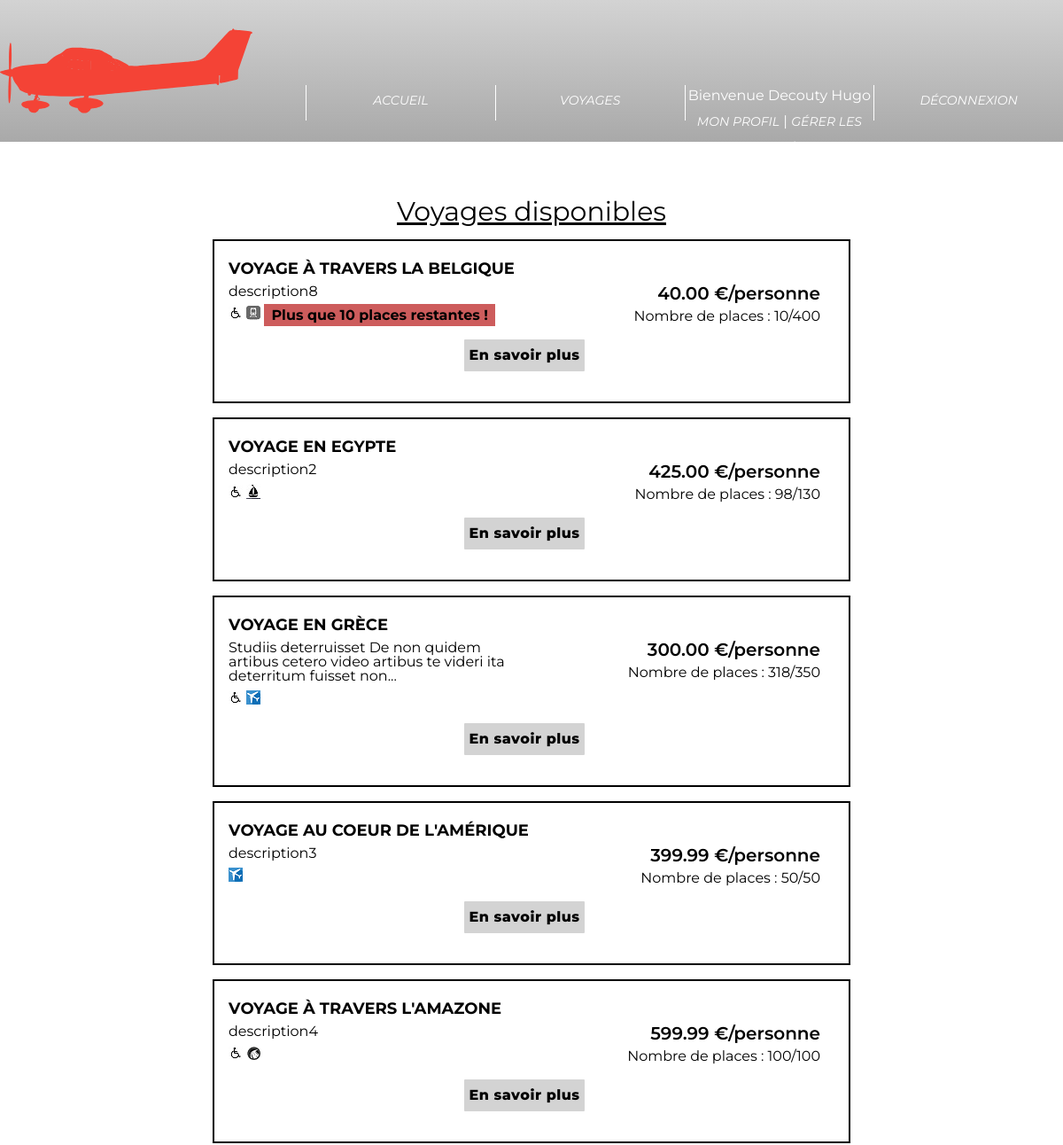
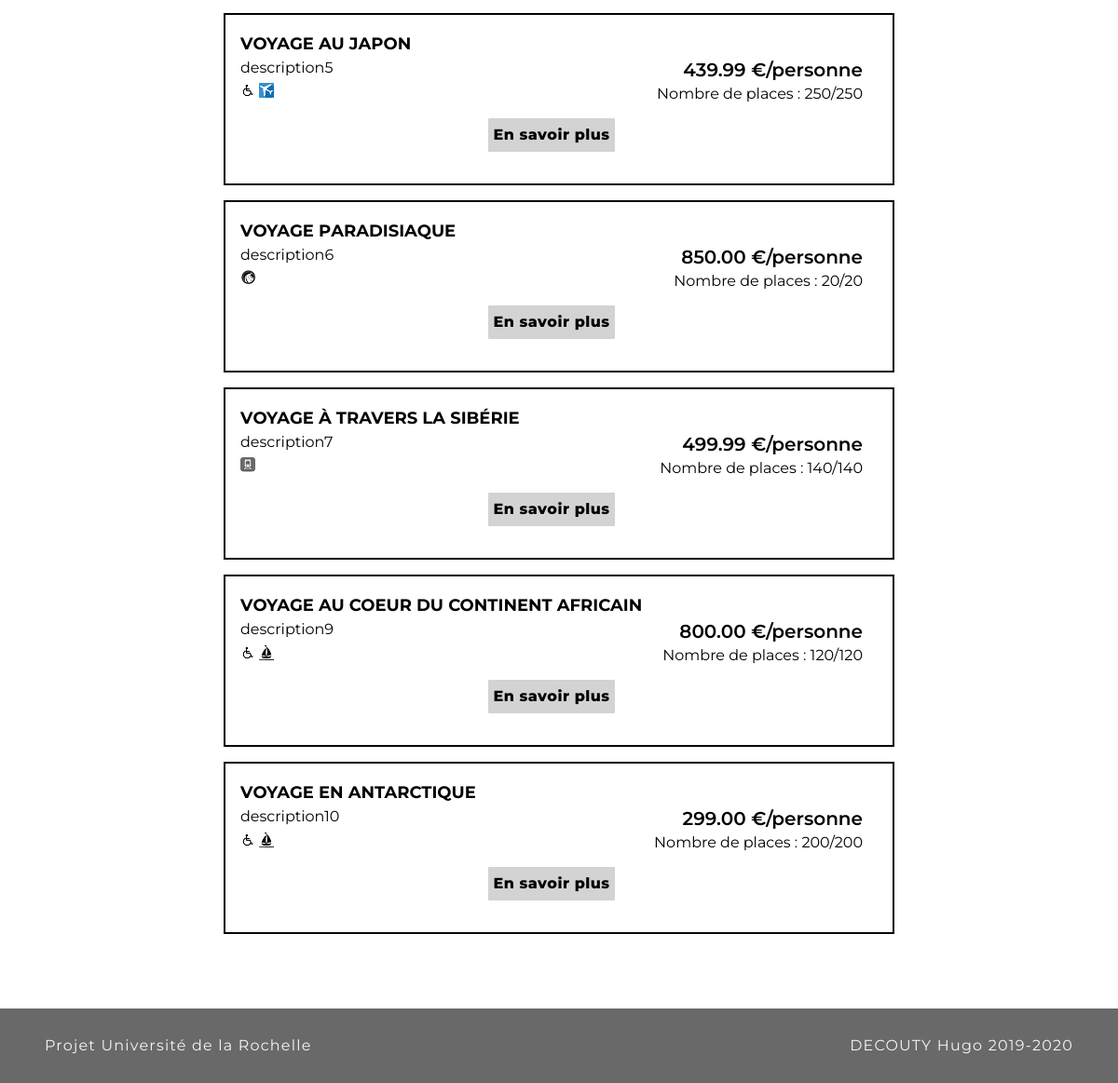
The app's page /presentation_voyages.php (signed in) with its own data (2 pictures, top to bottom).
### tables this page shows
CREATE TABLE IF NOT EXISTS `destination` (
  `id_destination` bigint(20) UNSIGNED NOT NULL AUTO_INCREMENT,
  `nom` varchar(40) NOT NULL,
  `description` varchar(300) NOT NULL,
  `transport` varchar(10) DEFAULT 'Autres',
  `nb_places` int(11) NOT NULL,
  `nb_reserves` int(11) NOT NULL DEFAULT '0',
  `prix` decimal(7,2) NOT NULL,
  `handicap` char(1) DEFAULT 'N',
  `image` varchar(250) NOT NULL DEFAULT 'images/image_default.jpg',
  PRIMARY KEY (`id_destination`),
  UNIQUE KEY `id_destination` (`id_destination`)
);

### fonctions.php (called while the page is built, shortened)
<?php
    function tronquer_texte($texte, $longueur_max = 100)
    {
    if (strlen($texte) > $longueur_max) {
        $texte = substr($texte, 0, $longueur_max);
        $texte .= "...";
    }
    return $texte;
}
?>

### presentation_voyages.php (the view, shortened to what this page needs)
<?php
$connexion = connexionBd();
include('fonctions.php');
$presentation_voyages = "SELECT D.id_destination, D.nom, D.description, D.transport, D.prix, D.handicap, D.nb_places, D.nb_reserves, round(nb_reserves*100/nb_places,2) as ratio_places from Destination D GROUP BY D.id_destination, D.nom, D.description, D.transport, D.prix, D.handicap, D.nb_places, D.nb_reserves ORDER BY ratio_places DESC";
$count = $connexion->query($presentation_voyages);
$resultat_voyages = $count->fetchAll(PDO::FETCH_OBJ);
?>
<!DOCTYPE html>
<html>
<head>
    <link rel="stylesheet" type="text/css" href="css/reset.css"/>
    <link rel="stylesheet" type="text/css" href="css/style.css"/>
</head>
<body>
<header>
    <?php require_once('appelHeader.php');?>
</header>
<main>
    <h2 id="h2-show">Voyages disponibles</h2>
    <ul class="ul-voyages">
        <?php foreach($resultat_voyages as $key => $values):?>
            <li class="show-voyages">
                <h3><?=$values->nom?></h3>
                <div class="flex-voyages">
                    <div id="flex-voyage-1">
                        <p><?=tronquer_texte($values->description)?></p>
                        <div id="symbols-voyages">
                            <?php if($values->handicap == 'Y'):?>
                                <img src="images/site/handicap.jpg">
                            <?php endif;?>
                            <?php if($values->transport == 'Avion'){
                                echo "<img src=\"images/site/avion.png\">";
                            } else if($values->transport == 'Bateau'){
                                echo "<img src=\"images/site/bateau.jpg\">";
                            } else if($values->transport == 'Train'){
                                echo "<img src=\"images/site/train.jpg\">";
                            } else {
                                echo "<img src=\"images/site/route.png\">";
                            }
                            ?>
                            <?php
                                if($values->nb_places == $values->nb_reserves){
                                    echo "<strong id=\"complete_reserv\">Réservation pleine.</strong>";
                                }else if($values->ratio_places > 90){
                                    $places_restantes = $values->nb_places - $values->nb_reserves;
                                    echo "<strong id=\"almost-complete_reserv\">Plus que $places_restantes places restantes !</strong>";
                                }else{
                                    echo "";
                                }
                            ?>
                        </div>
                    </div>
                    <div id="flex-voyage-2">
                        <p><?=$values->prix?> €/personne</p>
                        <p>Nombre de places : <?=($values->nb_places - $values->nb_reserves)?>/<?=$values->nb_places?></p>
                    </div>
                </div>
                <div class="show_more_voyages"><a href="sejour.php?id_destination=<?=$values->id_destination?>">En savoir plus</a></div>
            </li>
        <?php endforeach;?>
    </ul>
    <?php require_once("footer.php");?>
</main>
</body>
</html>

### css/style.css (style rules this page uses)
* { box-sizing: border-box; }
html { font-family: 'Montserrat', sans-serif; }
a { text-decoration: none; color: darkred; }
main { margin-top: 28vh; }
header { position: relative; }
main { position: relative; }
#h2-show { font-size: 30px; text-align: center; text-decoration: underline; margin-bottom: 1rem; }
.flex-voyages { display: flex; }
#flex-voyage-1, #flex-voyage-2 { width: 50%; }
.ul-voyages { width: 60%; margin: 0 auto; }
.ul-voyages>li { border: 2px solid black; margin-bottom: 1rem; padding: 1rem 2rem 2rem 1rem; }
.show_more_voyages { border: 2px solid white; text-align: center; background-color: lightgray; width: 140px; height: 40px; margin: 0 auto; margin-top: 1rem; border-radius: 3px; }
.show_more_voyages a { text-decoration: none; line-height: 2.2; color: black; letter-spacing: 0.5px; font-weight: 800; }
.ul-voyages>li>h3 { font-size: 25px; font-weight: bolder; font-variant-caps: all-small-caps; }
.ul-voyages li p:nth-of-type(1), #symbols-voyages { text-align: left; margin-top: 0.5rem; }
#flex-voyage-2 p:nth-of-type(1) { font-weight: 600; font-size: 20px; text-align: right; margin-bottom: 0.5rem; }
#flex-voyage-2 p:nth-of-type(2) { text-align: right; }
#almost-complete_reserv { background-color: indianred; font-weight: bolder; padding: 0.2rem 0.5rem; }
body { margin-bottom: 10rem; }

### records on screen
destination: nom "Voyage à travers la Belgique", description "description8", places_restantes "10", prix "40.00", $values->nb_places - $values->nb_reserves "10", nb_places "400"
destination: nom "Voyage en Egypte", description "description2", prix "425.00", $values->nb_places - $values->nb_reserves "98", nb_places "130"
destination: nom "Voyage en Grèce", description "Studiis deterruisset De non quidem artibus cetero video artibus te videri ita deterritum fuisset non...", prix "300.00", $values->nb_places - $values->nb_reserves "318", nb_places "350"
destination: nom "Voyage au coeur de l'Amérique", description "description3", prix "399.99", $values->nb_places-$values->nb_reserves "50", nb_places "50"
destination: nom "Voyage à travers l'Amazone", description "description4", prix "599.99", $values->nb_places-$values->nb_reserves "100", nb_places "100"
destination: nom "Voyage au Japon", description "description5", prix "439.99", $values->nb_places-$values->nb_reserves "250", nb_places "250"
destination: nom "Voyage Paradisiaque", description "description6", prix "850.00", $values->nb_places-$values->nb_reserves "20", nb_places "20"
destination: nom "Voyage à travers la Sibérie", description "description7", prix "499.99", $values->nb_places-$values->nb_reserves "140", nb_places "140"
destination: nom "Voyage au coeur du continent africain", description "description9", prix "800.00", $values->nb_places-$values->nb_reserves "120", nb_places "120"
destination: nom "Voyage en Antarctique", description "description10", prix "299.00", $values->nb_places-$values->nb_reserves "200", nb_places "200"

### other values on screen
$_SESSION['nom'] "Decouty"
$_SESSION['prenom'] "Hugo"
